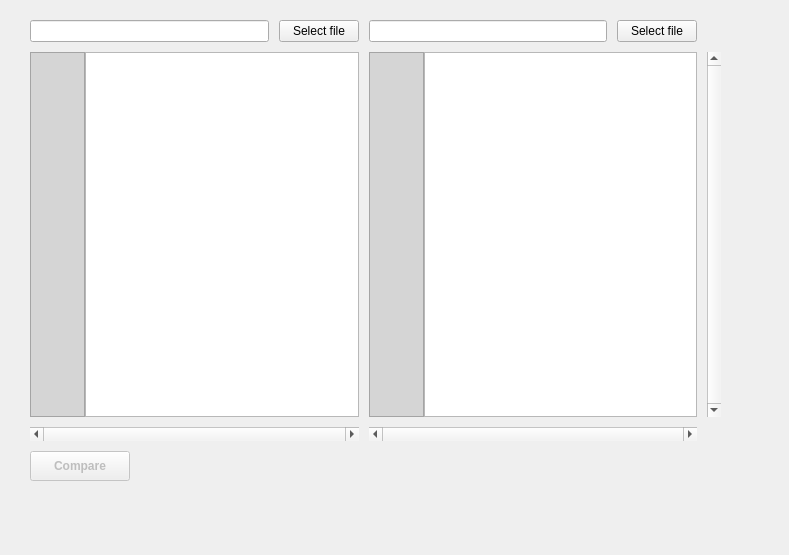
<?xml version="1.0" encoding="UTF-8"?>
<ui version="4.0">
 <class>ComparatorWidget</class>
 <widget class="QWidget" name="ComparatorWidget">
  <property name="geometry">
   <rect>
    <x>0</x>
    <y>0</y>
    <width>789</width>
    <height>555</height>
   </rect>
  </property>
  <property name="windowTitle">
   <string>Form</string>
  </property>
  <widget class="QWidget" name="gridLayoutWidget">
   <property name="geometry">
    <rect>
     <x>20</x>
     <y>10</y>
     <width>711</width>
     <height>481</height>
    </rect>
   </property>
   <layout class="QGridLayout" name="mainLayout">
    <property name="margin">
     <number>10</number>
    </property>
    <property name="spacing">
     <number>10</number>
    </property>
    <item row="1" column="1">
     <layout class="QHBoxLayout" name="horizontalLayout_4">
      <property name="spacing">
       <number>0</number>
      </property>
      <item>
       <widget class="QTextEdit" name="rightLineNumbers">
        <property name="maximumSize">
         <size>
          <width>55</width>
          <height>16777215</height>
         </size>
        </property>
        <property name="cursor" stdset="0">
         <cursorShape>ArrowCursor</cursorShape>
        </property>
        <property name="contextMenuPolicy">
         <enum>Qt::NoContextMenu</enum>
        </property>
        <property name="styleSheet">
         <string notr="true">background-color: rgb(213, 213, 213);
color: rgb(150, 150, 150);</string>
        </property>
        <property name="verticalScrollBarPolicy">
         <enum>Qt::ScrollBarAlwaysOff</enum>
        </property>
        <property name="horizontalScrollBarPolicy">
         <enum>Qt::ScrollBarAlwaysOff</enum>
        </property>
        <property name="textInteractionFlags">
         <set>Qt::NoTextInteraction</set>
        </property>
       </widget>
      </item>
      <item>
       <widget class="QTextEdit" name="rightText">
        <property name="styleSheet">
         <string notr="true"/>
        </property>
        <property name="verticalScrollBarPolicy">
         <enum>Qt::ScrollBarAlwaysOff</enum>
        </property>
        <property name="horizontalScrollBarPolicy">
         <enum>Qt::ScrollBarAlwaysOff</enum>
        </property>
        <property name="lineWrapMode">
         <enum>QTextEdit::NoWrap</enum>
        </property>
        <property name="readOnly">
         <bool>true</bool>
        </property>
        <property name="textInteractionFlags">
         <set>Qt::TextSelectableByMouse</set>
        </property>
       </widget>
      </item>
     </layout>
    </item>
    <item row="1" column="2">
     <widget class="QScrollBar" name="verticalScrollBar">
      <property name="sizePolicy">
       <sizepolicy hsizetype="Fixed" vsizetype="Expanding">
        <horstretch>0</horstretch>
        <verstretch>0</verstretch>
       </sizepolicy>
      </property>
      <property name="minimumSize">
       <size>
        <width>0</width>
        <height>300</height>
       </size>
      </property>
      <property name="maximum">
       <number>0</number>
      </property>
      <property name="singleStep">
       <number>0</number>
      </property>
      <property name="pageStep">
       <number>0</number>
      </property>
      <property name="orientation">
       <enum>Qt::Vertical</enum>
      </property>
     </widget>
    </item>
    <item row="2" column="0">
     <widget class="QScrollBar" name="leftHorizontalScrollBar">
      <property name="maximum">
       <number>0</number>
      </property>
      <property name="singleStep">
       <number>0</number>
      </property>
      <property name="pageStep">
       <number>0</number>
      </property>
      <property name="orientation">
       <enum>Qt::Horizontal</enum>
      </property>
     </widget>
    </item>
    <item row="2" column="1">
     <widget class="QScrollBar" name="rightHorizontalScrollBar">
      <property name="maximum">
       <number>0</number>
      </property>
      <property name="singleStep">
       <number>0</number>
      </property>
      <property name="pageStep">
       <number>0</number>
      </property>
      <property name="orientation">
       <enum>Qt::Horizontal</enum>
      </property>
     </widget>
    </item>
    <item row="0" column="1">
     <layout class="QHBoxLayout" name="horizontalLayout_2">
      <item>
       <widget class="QLineEdit" name="rightFileName">
        <property name="focusPolicy">
         <enum>Qt::NoFocus</enum>
        </property>
        <property name="contextMenuPolicy">
         <enum>Qt::DefaultContextMenu</enum>
        </property>
        <property name="readOnly">
         <bool>true</bool>
        </property>
       </widget>
      </item>
      <item>
       <widget class="QPushButton" name="rightSelectFileButton">
        <property name="cursor">
         <cursorShape>PointingHandCursor</cursorShape>
        </property>
        <property name="text">
         <string>Select file</string>
        </property>
       </widget>
      </item>
     </layout>
    </item>
    <item row="3" column="0">
     <widget class="QPushButton" name="compareButton">
      <property name="enabled">
       <bool>false</bool>
      </property>
      <property name="sizePolicy">
       <sizepolicy hsizetype="Maximum" vsizetype="Maximum">
        <horstretch>0</horstretch>
        <verstretch>0</verstretch>
       </sizepolicy>
      </property>
      <property name="minimumSize">
       <size>
        <width>50</width>
        <height>30</height>
       </size>
      </property>
      <property name="maximumSize">
       <size>
        <width>100</width>
        <height>30</height>
       </size>
      </property>
      <property name="font">
       <font>
        <weight>75</weight>
        <bold>true</bold>
       </font>
      </property>
      <property name="cursor">
       <cursorShape>PointingHandCursor</cursorShape>
      </property>
      <property name="text">
       <string>Compare</string>
      </property>
     </widget>
    </item>
    <item row="1" column="0">
     <layout class="QHBoxLayout" name="horizontalLayout_3">
      <property name="spacing">
       <number>0</number>
      </property>
      <item>
       <widget class="QTextEdit" name="leftLineNumbers">
        <property name="sizePolicy">
         <sizepolicy hsizetype="Expanding" vsizetype="Expanding">
          <horstretch>0</horstretch>
          <verstretch>0</verstretch>
         </sizepolicy>
        </property>
        <property name="maximumSize">
         <size>
          <width>55</width>
          <height>16777215</height>
         </size>
        </property>
        <property name="cursor" stdset="0">
         <cursorShape>ArrowCursor</cursorShape>
        </property>
        <property name="contextMenuPolicy">
         <enum>Qt::NoContextMenu</enum>
        </property>
        <property name="styleSheet">
         <string notr="true">background-color: rgb(213, 213, 213);
color: rgb(150, 150, 150);</string>
        </property>
        <property name="verticalScrollBarPolicy">
         <enum>Qt::ScrollBarAlwaysOff</enum>
        </property>
        <property name="horizontalScrollBarPolicy">
         <enum>Qt::ScrollBarAlwaysOff</enum>
        </property>
        <property name="readOnly">
         <bool>true</bool>
        </property>
        <property name="textInteractionFlags">
         <set>Qt::NoTextInteraction</set>
        </property>
       </widget>
      </item>
      <item>
       <widget class="QTextEdit" name="leftText">
        <property name="maximumSize">
         <size>
          <width>16777215</width>
          <height>16777215</height>
         </size>
        </property>
        <property name="styleSheet">
         <string notr="true"/>
        </property>
        <property name="verticalScrollBarPolicy">
         <enum>Qt::ScrollBarAlwaysOff</enum>
        </property>
        <property name="horizontalScrollBarPolicy">
         <enum>Qt::ScrollBarAlwaysOff</enum>
        </property>
        <property name="autoFormatting">
         <set>QTextEdit::AutoNone</set>
        </property>
        <property name="tabChangesFocus">
         <bool>false</bool>
        </property>
        <property name="lineWrapMode">
         <enum>QTextEdit::NoWrap</enum>
        </property>
        <property name="readOnly">
         <bool>true</bool>
        </property>
        <property name="overwriteMode">
         <bool>false</bool>
        </property>
        <property name="textInteractionFlags">
         <set>Qt::TextSelectableByMouse</set>
        </property>
       </widget>
      </item>
     </layout>
    </item>
    <item row="0" column="0">
     <layout class="QHBoxLayout" name="leftFileNameLayout">
      <item>
       <widget class="QLineEdit" name="leftFileName">
        <property name="focusPolicy">
         <enum>Qt::NoFocus</enum>
        </property>
        <property name="readOnly">
         <bool>true</bool>
        </property>
       </widget>
      </item>
      <item>
       <widget class="QPushButton" name="leftSelectFileButton">
        <property name="cursor">
         <cursorShape>PointingHandCursor</cursorShape>
        </property>
        <property name="text">
         <string>Select file</string>
        </property>
       </widget>
      </item>
     </layout>
    </item>
   </layout>
  </widget>
  <zorder>gridLayoutWidget</zorder>
  <zorder></zorder>
 </widget>
 <resources/>
 <connections/>
</ui>
